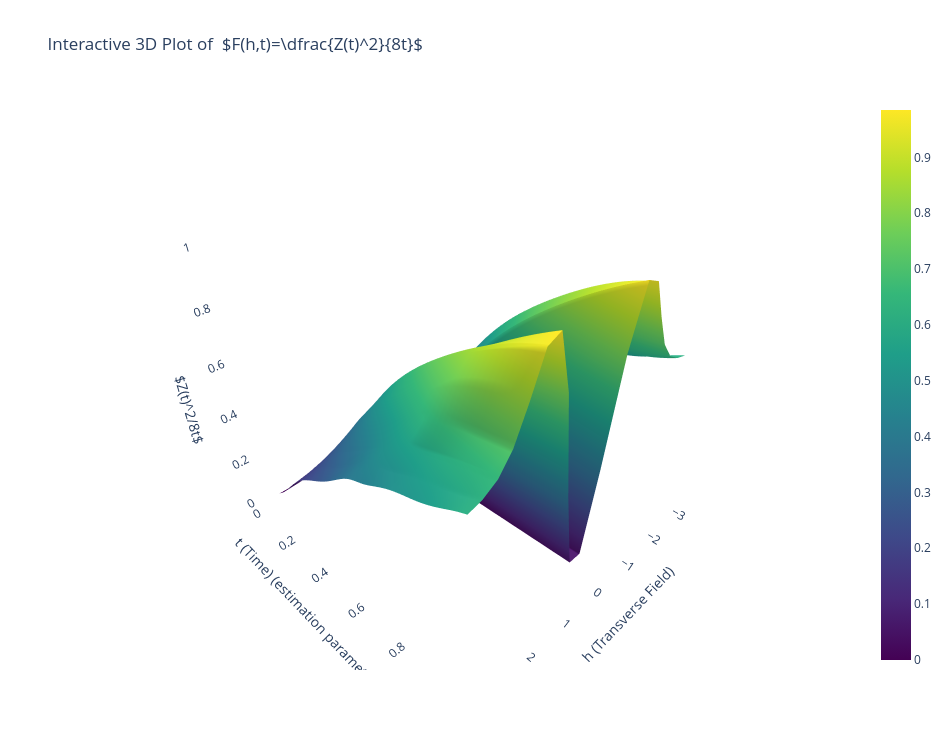

Notebook code cell kept with this figure:
### Markdown cell above
# Compute $\frac{\Big(\int_{0}^{t}\sqrt{I_{F}}ds\Big)^2}{8t}$

### Code cell
F_results = {}


for h in h_list:
    qfi_t = np.array(qfi_results[h])
    qfi_t[qfi_t < 0] = 0.0

    # sqrt(QFI)
    sqrt_qfi = np.sqrt(qfi_t)

    # Z(t) = ∫₀ᵗ sqrt(QFI(s)) ds
    Z_t = cumulative_trapezoid(sqrt_qfi, tlist, initial=0)

    # Avoid division by zero at t = 0
    F_t = np.zeros_like(Z_t)
    
    
    F_t[1:] = (Z_t[1:]**2) / (8 * tlist[1:])
     

    F_results[h] = F_t





# Convert dict → matrix (h-indexed rows, t-indexed columns)
F_matrix = np.array([F_results[h] for h in h_list])

fig = go.Figure(
    data=[
        go.Surface(
            x=h_list,       # h-axis
            y=tlist,        # t-axis
            z=F_matrix.T,   # transpose → z[i,j] = F(h_i, t_j)
            colorscale="Viridis",
            showscale=True
        )
    ]
)

fig.update_layout(
    title=r"Interactive 3D Plot of  $F(h,t)=\dfrac{Z(t)^2}{8t}$",
    scene=dict(
        xaxis_title="h (Transverse Field)",
        yaxis_title="t (Time) (estimation parameter)",
        zaxis_title=r"$Z(t)^2/8t$",
        xaxis=dict(backgroundcolor="white"),
        yaxis=dict(backgroundcolor="white"),
        zaxis=dict(backgroundcolor="white")
    ),
    width=950,
    height=750,
)

fig.show()

### Figure 1 — Plotly figure (JSON) as saved in the notebook; plotly's stock layout.template omitted (floating-point values rounded to 4 significant figures; data arrays with more than 128 entries replaced by an {"elided": "..."} marker saying what was removed)
{"data": [{"colorscale": [[0, "#440154"], [0.1111, "#482878"], [0.2222, "#3e4989"], [0.3333, "#31688e"], [0.4444, "#26828e"], [0.5556, "#1f9e89"], [0.6667, "#35b779"], [0.7778, "#6ece58"], [0.8889, "#b5de2b"], [1, "#fde725"]], "showscale": true, "type": "surface", "x": [-3, -2.684, -2.368, -2.053, -1.737, -1.421, -1.105, -0.7895, -0.4737, -0.1579, 0.1579, 0.4737, 0.7895, 1.105, 1.421, 1.737, 2.053, 2.368, 2.684, 3], "y": [0, 0.02041, 0.04082, 0.06122, 0.08163, 0.102, 0.1224, 0.1429, 0.1633, 0.1837, 0.2041, 0.2245, 0.2449, 0.2653, 0.2857, 0.3061, 0.3265, 0.3469, 0.3673, 0.3878, 0.4082, 0.4286, 0.449, 0.4694, 0.4898, 0.5102, 0.5306, 0.551, 0.5714, 0.5918, 0.6122, 0.6327, 0.6531, 0.6735, 0.6939, 0.7143, 0.7347, 0.7551, 0.7755, 0.7959, 0.8163, 0.8367, 0.8571, 0.8776, 0.898, 0.9184, 0.9388, 0.9592, 0.9796, 1], "z": {"elided": "50x20 float values"}}], "layout": {"height": 750, "scene": {"aspectmode": "auto", "aspectratio": {"x": 1, "y": 1, "z": 1}, "xaxis": {"backgroundcolor": "white", "title": {"text": "h (Transverse Field)"}, "type": "linear"}, "yaxis": {"backgroundcolor": "white", "title": {"text": "t (Time) (estimation parameter)"}, "type": "linear"}, "zaxis": {"backgroundcolor": "white", "title": {"text": "$Z(t)^2/8t$"}, "type": "linear"}}, "title": {"text": "Interactive 3D Plot of  $F(h,t)=\\dfrac{Z(t)^2}{8t}$"}, "width": 950}}
